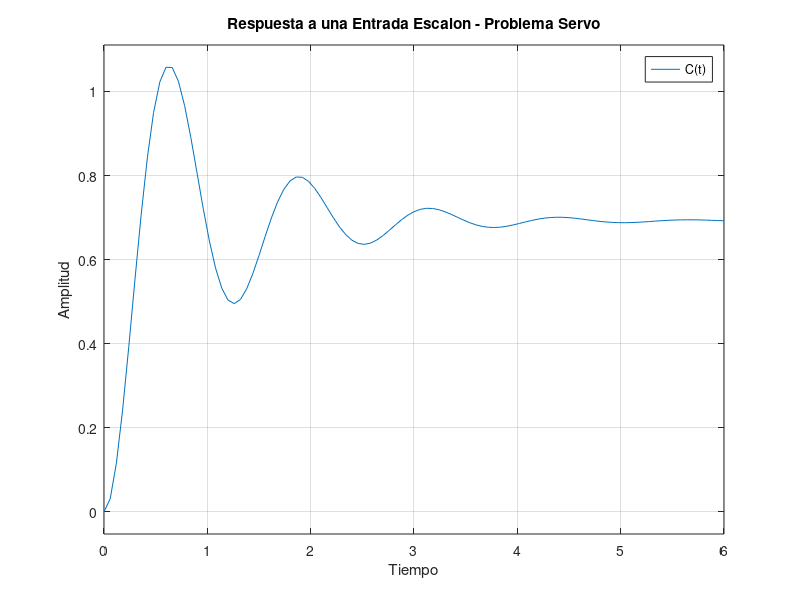
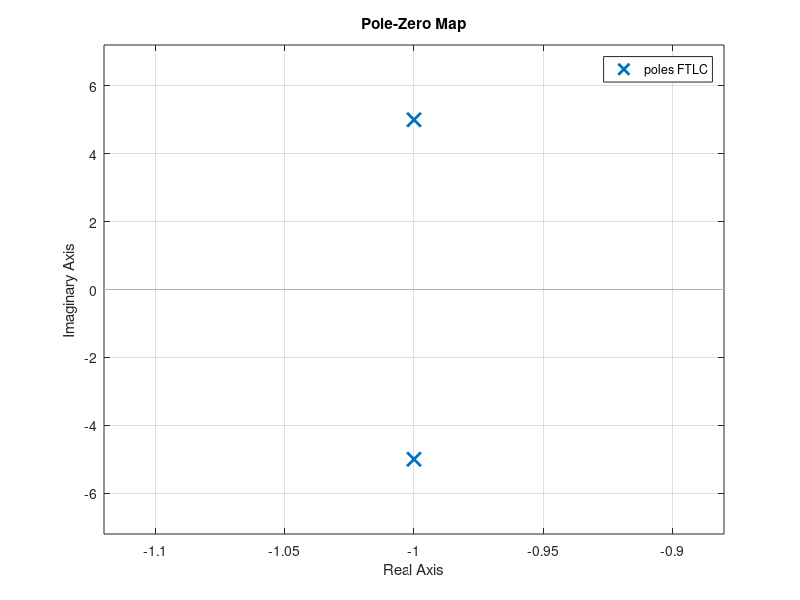

Recreate these plots in MATLAB, in order.
%% Problema Servo
num = [18];
den = [1 2 26];
FTLC = tf(num, den);
step(FTLC)
    title('Respuesta a una Entrada Escalon - Problema Servo')
    xlabel('Tiempo')
    ylabel('Amplitud')
    legend('C(t)', 'Entrada Escalon')
    % steady state 0.692: valor donde se estabiliza
    % Ess: diferencia entre escalon y donde se estabiliza el sistema

figure(2)
    pzmap(FTLC)
